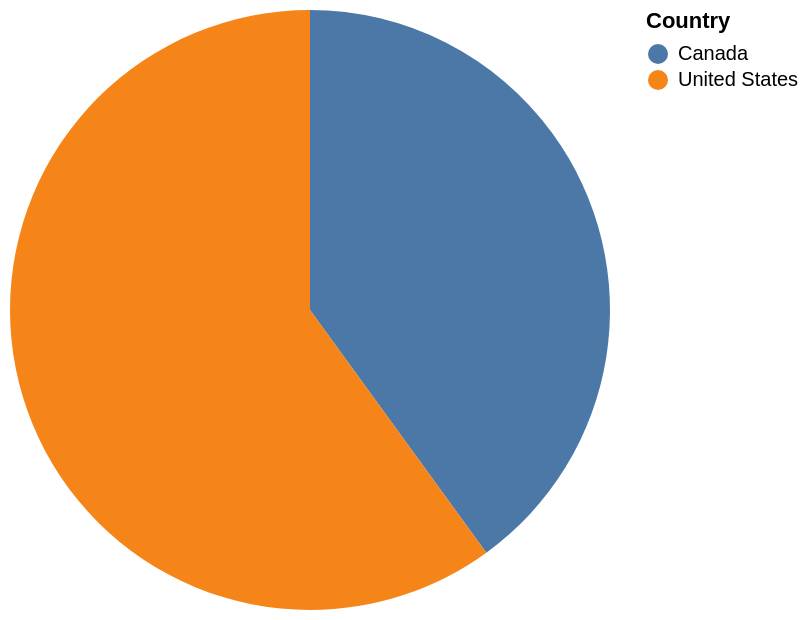

Describe this chart as a Vega-Lite specification.
### Vega-Lite specification from a JSON file in a GitHub repository (floating-point values rounded to 4 significant figures)
{"data": {"values": [{"x_data": "Canada", "y_data": 4}, {"x_data": "United States", "y_data": 6}]}, "mark": "arc", "encoding": {"theta": {"field": "y_data", "type": "quantitative", "title": "COUNT(Country)"}, "color": {"field": "x_data", "type": "nominal", "title": "Country"}}}
